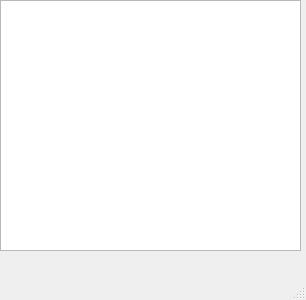
<?xml version="1.0" encoding="UTF-8"?>
<ui version="4.0">
 <class>MainWindow</class>
 <widget class="QMainWindow" name="MainWindow">
  <property name="geometry">
   <rect>
    <x>0</x>
    <y>0</y>
    <width>306</width>
    <height>300</height>
   </rect>
  </property>
  <property name="windowTitle">
   <string notr="true">RubyRubyDo</string>
  </property>
  <property name="documentMode">
   <bool>false</bool>
  </property>
  <property name="dockOptions">
   <set>QMainWindow::AllowTabbedDocks</set>
  </property>
  <widget class="QWidget" name="centralwidget">
   <widget class="QWidget" name="verticalLayoutWidget">
    <property name="geometry">
     <rect>
      <x>0</x>
      <y>0</y>
      <width>301</width>
      <height>251</height>
     </rect>
    </property>
    <layout class="QVBoxLayout" name="verticalLayout">
     <property name="sizeConstraint">
      <enum>QLayout::SetDefaultConstraint</enum>
     </property>
     <item>
      <widget class="QTreeView" name="treeView"/>
     </item>
    </layout>
   </widget>
  </widget>
  <widget class="QMenuBar" name="menubar">
   <property name="geometry">
    <rect>
     <x>0</x>
     <y>0</y>
     <width>306</width>
     <height>23</height>
    </rect>
   </property>
  </widget>
  <widget class="QStatusBar" name="statusbar"/>
 </widget>
 <resources/>
 <connections/>
</ui>
